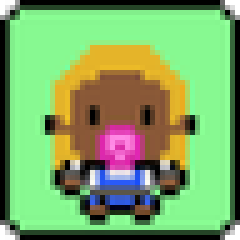
#> input picture grid/generatedResized/baby_1.png, 48 x 48 px (shown 5 times larger); its folder holds 4 pictures in this run
$ python mergegrid.py
#> lines starting #> are read from the running program, lines starting #| are printed output that depends on the picture
import math
import os
import matplotlib.pyplot as plt

# Config:
images_dir = './grid/generatedResized'
result_grid_filename = './grid.jpg'
result_figsize_resolution = 40 # 1 = 100px

images_list = os.listdir(images_dir)
images_count = len(images_list)
print('Images: ', images_list)
print('Images count: ', images_count)

# Calculate the grid size:
grid_size = math.ceil(math.sqrt(images_count))

# Create plt plot:
fig, axes = plt.subplots(grid_size, grid_size, figsize=(result_figsize_resolution, result_figsize_resolution))

current_file_number = 0
for image_filename in images_list:
    x_position = current_file_number % grid_size
    y_position = current_file_number // grid_size

    plt_image = plt.imread(images_dir + '/' + images_list[current_file_number])
#> plt_image is the input picture: shape (48, 48, 4) float32; mean R, G, B, A 0.469, 0.634, 0.383, 0.985
    axes[x_position, y_position].imshow(plt_image)
    print((current_file_number + 1), '/', images_count, ': ', image_filename)

    current_file_number += 1

plt.subplots_adjust(left=0.0, right=1.0, bottom=0.0, top=1.0)
plt.savefig(result_grid_filename)
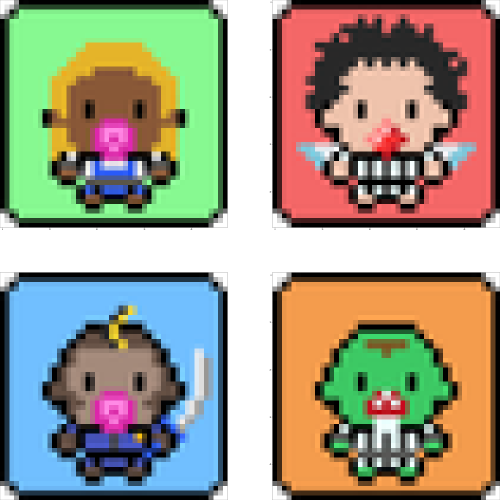
#> figure drawn by matplotlib, 4 panels
